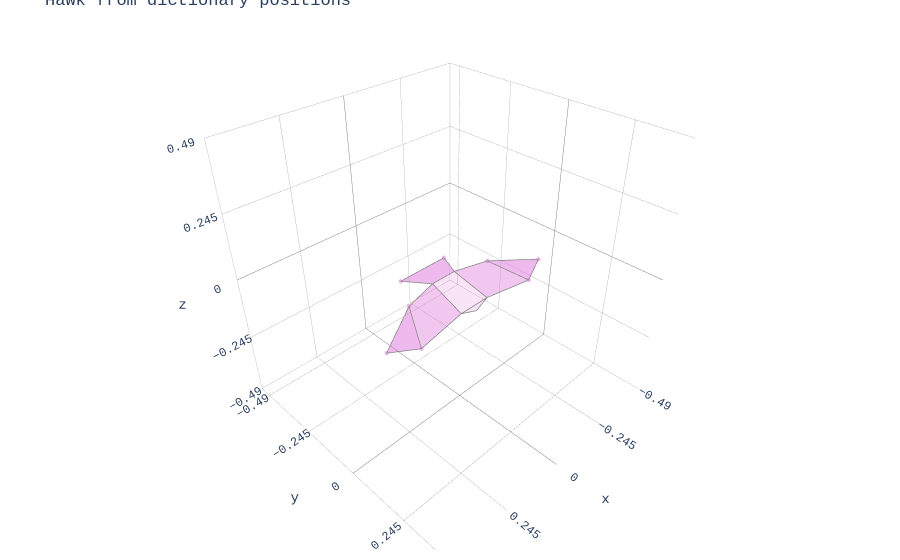

Notebook source saved alongside this figure:
### Markdown cell above
## 7. Creating a Hawk from a Dictionary

Replaces the old `ArbitraryBird3D` — just pass a dict of marker positions.

### Code cell
positions = {
    "left_wingtip":  [-0.35, 0.04, -0.04],
    "right_wingtip": [ 0.35, 0.04, -0.04],
    "left_primary":  [-0.25, 0.08, -0.06],
    "right_primary": [ 0.25, 0.08, -0.06],
    "left_secondary":  [-0.18, -0.05, -0.01],
    "right_secondary": [ 0.18, -0.05, -0.01],
    "left_tailtip":  [-0.10, -0.18, -0.02],
    "right_tailtip": [ 0.10, -0.18, -0.02],
    "left_shoulder":  [-0.06, 0.06, -0.045],
    "right_shoulder": [ 0.06, 0.06, -0.045],
    "left_tailbase":  [-0.05, -0.08, -0.005],
    "right_tailbase": [ 0.05, -0.08, -0.005],
    "hood":     [0.0, 0.07, -0.06],
    "tailpack": [0.0, -0.13,  0.0],
}

custom_hawk = Animal3D("hawk", data=positions)
fig = plot_plotly(custom_hawk, colour='orchid')
fig.update_layout(title="Hawk from dictionary positions")
fig.show()

### Figure 1 — Plotly figure (JSON) as saved in the notebook; plotly's stock layout.template omitted (floating-point values rounded to 4 significant figures)
{"data": [{"color": "orchid", "hoverinfo": "none", "opacity": 0.5, "type": "mesh3d", "x": [-0.35, -0.25, -0.18], "y": [0.04, 0.08, -0.05], "z": [-0.04, -0.06, -0.01]}, {"hoverinfo": "name", "line": {"color": "grey", "width": 1.5}, "mode": "lines", "name": "left_handwing orchid", "type": "scatter3d", "x": [-0.35, -0.25, -0.18, -0.35], "y": [0.04, 0.08, -0.05, 0.04], "z": [-0.04, -0.06, -0.01, -0.04]}, {"color": "orchid", "hoverinfo": "none", "opacity": 0.5, "type": "mesh3d", "x": [0.35, 0.25, 0.18], "y": [0.04, 0.08, -0.05], "z": [-0.04, -0.06, -0.01]}, {"hoverinfo": "name", "line": {"color": "grey", "width": 1.5}, "mode": "lines", "name": "right_handwing orchid", "type": "scatter3d", "x": [0.35, 0.25, 0.18, 0.35], "y": [0.04, 0.08, -0.05, 0.04], "z": [-0.04, -0.06, -0.01, -0.04]}, {"color": "orchid", "hoverinfo": "none", "opacity": 0.4, "type": "mesh3d", "x": [-0.25, -0.18, -0.05, -0.06], "y": [0.08, -0.05, -0.08, 0.06], "z": [-0.06, -0.01, -0.005, -0.045]}, {"hoverinfo": "name", "line": {"color": "grey", "width": 1.5}, "mode": "lines", "name": "left_armwing orchid", "type": "scatter3d", "x": [-0.25, -0.18, -0.05, -0.06, -0.25], "y": [0.08, -0.05, -0.08, 0.06, 0.08], "z": [-0.06, -0.01, -0.005, -0.045, -0.06]}, {"color": "orchid", "hoverinfo": "none", "opacity": 0.4, "type": "mesh3d", "x": [0.25, 0.18, 0.05, 0.06], "y": [0.08, -0.05, -0.08, 0.06], "z": [-0.06, -0.01, -0.005, -0.045]}, {"hoverinfo": "name", "line": {"color": "grey", "width": 1.5}, "mode": "lines", "name": "right_armwing orchid", "type": "scatter3d", "x": [0.25, 0.18, 0.05, 0.06, 0.25], "y": [0.08, -0.05, -0.08, 0.06, 0.08], "z": [-0.06, -0.01, -0.005, -0.045, -0.06]}, {"color": "orchid", "hoverinfo": "none", "opacity": 0.2, "type": "mesh3d", "x": [0.06, -0.06, -0.05, 0.05], "y": [0.06, 0.06, -0.08, -0.08], "z": [-0.045, -0.045, -0.005, -0.005]}, {"hoverinfo": "name", "line": {"color": "grey", "width": 1.5}, "mode": "lines", "name": "body orchid", "type": "scatter3d", "x": [0.06, -0.06, -0.05, 0.05, 0.06], "y": [0.06, 0.06, -0.08, -0.08, 0.06], "z": [-0.045, -0.045, -0.005, -0.005, -0.045]}, {"color": "orchid", "hoverinfo": "none", "opacity": 0.2, "type": "mesh3d", "x": [0.06, 0.0, -0.06], "y": [0.06, 0.07, 0.06], "z": [-0.045, -0.06, -0.045]}, {"hoverinfo": "name", "line": {"color": "grey", "width": 1.5}, "mode": "lines", "name": "head orchid", "type": "scatter3d", "x": [0.06, 0.0, -0.06, 0.06], "y": [0.06, 0.07, 0.06, 0.06], "z": [-0.045, -0.06, -0.045, -0.045]}, {"color": "orchid", "hoverinfo": "none", "opacity": 0.5, "type": "mesh3d", "x": [0.1, -0.1, -0.05, 0.05], "y": [-0.18, -0.18, -0.08, -0.08], "z": [-0.02, -0.02, -0.005, -0.005]}, {"hoverinfo": "name", "line": {"color": "grey", "width": 1.5}, "mode": "lines", "name": "tail orchid", "type": "scatter3d", "x": [0.1, -0.1, -0.05, 0.05, 0.1], "y": [-0.18, -0.18, -0.08, -0.08, -0.18], "z": [-0.02, -0.02, -0.005, -0.005, -0.02]}, {"hoverinfo": "none", "marker": {"color": "orchid", "opacity": 0.5, "size": 2.5}, "mode": "markers", "type": "scatter3d", "x": [-0.35, 0.35, -0.25, 0.25, -0.18, 0.18, -0.1, 0.1], "y": [0.04, 0.04, 0.08, 0.08, -0.05, -0.05, -0.18, -0.18], "z": [-0.04, -0.04, -0.06, -0.06, -0.01, -0.01, -0.02, -0.02]}], "layout": {"font": {"family": "Andale Mono, Courier New, sans-serif"}, "margin": {"b": 10, "l": 10, "r": 10, "t": 10}, "scene": {"aspectmode": "cube", "aspectratio": {"x": 1, "y": 1, "z": 1}, "xaxis": {"backgroundcolor": "white", "dtick": 0.245, "gridcolor": "grey", "gridwidth": 0.5, "range": [-0.49, 0.49], "showbackground": true, "zerolinecolor": "grey"}, "yaxis": {"backgroundcolor": "white", "dtick": 0.245, "gridcolor": "grey", "gridwidth": 0.5, "range": [-0.54, 0.44], "showbackground": true, "zerolinecolor": "grey"}, "zaxis": {"backgroundcolor": "white", "dtick": 0.245, "gridcolor": "grey", "gridwidth": 0.5, "range": [-0.49, 0.49], "showbackground": true, "zerolinecolor": "grey"}}, "showlegend": false, "title": {"text": "Hawk from dictionary positions"}}}
